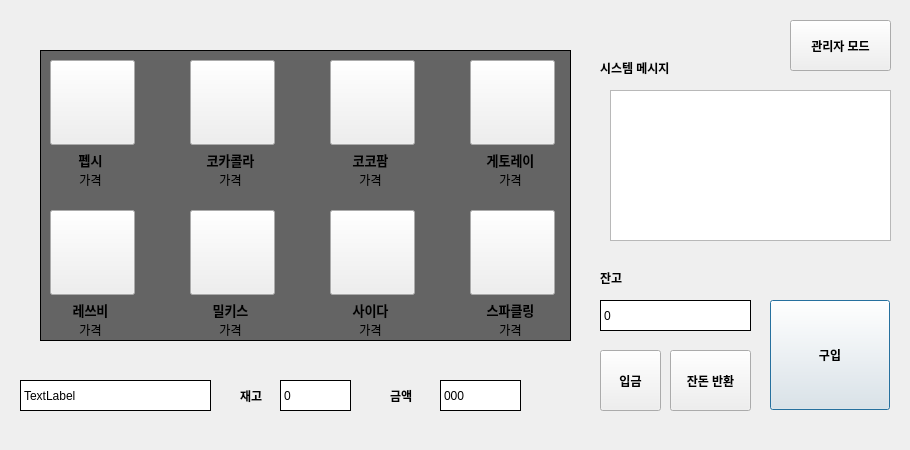
<?xml version="1.0" encoding="UTF-8"?>
<ui version="4.0">
 <class>Dialog</class>
 <widget class="QDialog" name="Dialog">
  <property name="geometry">
   <rect>
    <x>0</x>
    <y>0</y>
    <width>910</width>
    <height>450</height>
   </rect>
  </property>
  <property name="palette">
   <palette>
    <active/>
    <inactive/>
    <disabled/>
   </palette>
  </property>
  <property name="windowTitle">
   <string>Dialog</string>
  </property>
  <property name="styleSheet">
   <string notr="true"/>
  </property>
  <widget class="QLabel" name="label_2">
   <property name="geometry">
    <rect>
     <x>600</x>
     <y>60</y>
     <width>151</width>
     <height>16</height>
    </rect>
   </property>
   <property name="styleSheet">
    <string notr="true">font-weight:600</string>
   </property>
   <property name="text">
    <string>시스템 메시지</string>
   </property>
  </widget>
  <widget class="QLabel" name="label_19">
   <property name="geometry">
    <rect>
     <x>240</x>
     <y>380</y>
     <width>41</width>
     <height>31</height>
    </rect>
   </property>
   <property name="styleSheet">
    <string notr="true">font-weight:600</string>
   </property>
   <property name="text">
    <string>재고</string>
   </property>
  </widget>
  <widget class="QLabel" name="label_20">
   <property name="geometry">
    <rect>
     <x>390</x>
     <y>380</y>
     <width>51</width>
     <height>31</height>
    </rect>
   </property>
   <property name="sizePolicy">
    <sizepolicy hsizetype="Fixed" vsizetype="Fixed">
     <horstretch>0</horstretch>
     <verstretch>0</verstretch>
    </sizepolicy>
   </property>
   <property name="styleSheet">
    <string notr="true">font-weight:600</string>
   </property>
   <property name="text">
    <string>금액</string>
   </property>
  </widget>
  <widget class="QLabel" name="label_name">
   <property name="geometry">
    <rect>
     <x>20</x>
     <y>380</y>
     <width>191</width>
     <height>31</height>
    </rect>
   </property>
   <property name="styleSheet">
    <string notr="true">background-color:#FFFFFF;
border-width: 1px;
border-style:outset;
min-width:1%;
min-height:2%;</string>
   </property>
   <property name="text">
    <string>TextLabel</string>
   </property>
  </widget>
  <widget class="QLabel" name="label_stock">
   <property name="geometry">
    <rect>
     <x>280</x>
     <y>380</y>
     <width>71</width>
     <height>31</height>
    </rect>
   </property>
   <property name="styleSheet">
    <string notr="true">background-color:#FFFFFF;
border-width: 1px;
border-style:outset;
min-width:1%;
min-height:2%;</string>
   </property>
   <property name="text">
    <string>0</string>
   </property>
  </widget>
  <widget class="QLabel" name="label_cost">
   <property name="geometry">
    <rect>
     <x>440</x>
     <y>380</y>
     <width>81</width>
     <height>31</height>
    </rect>
   </property>
   <property name="styleSheet">
    <string notr="true">background-color:#FFFFFF;
border-width: 1px;
border-style:outset;
min-width:1%;
min-height:2%;</string>
   </property>
   <property name="text">
    <string>000</string>
   </property>
  </widget>
  <widget class="QLabel" name="label_3">
   <property name="geometry">
    <rect>
     <x>600</x>
     <y>270</y>
     <width>71</width>
     <height>16</height>
    </rect>
   </property>
   <property name="styleSheet">
    <string notr="true">font-weight:600</string>
   </property>
   <property name="text">
    <string>잔고</string>
   </property>
  </widget>
  <widget class="QLabel" name="label_wallet">
   <property name="geometry">
    <rect>
     <x>600</x>
     <y>300</y>
     <width>151</width>
     <height>31</height>
    </rect>
   </property>
   <property name="styleSheet">
    <string notr="true">background-color:#FFFFFF;
border-width: 1px;
border-style:outset;
min-width:1%;
min-height:2%;</string>
   </property>
   <property name="text">
    <string>0</string>
   </property>
  </widget>
  <widget class="QPushButton" name="pushButton_purchase">
   <property name="geometry">
    <rect>
     <x>770</x>
     <y>300</y>
     <width>120</width>
     <height>110</height>
    </rect>
   </property>
   <property name="sizePolicy">
    <sizepolicy hsizetype="Fixed" vsizetype="Fixed">
     <horstretch>0</horstretch>
     <verstretch>0</verstretch>
    </sizepolicy>
   </property>
   <property name="styleSheet">
    <string notr="true">font-weight:600</string>
   </property>
   <property name="text">
    <string>구입</string>
   </property>
  </widget>
  <widget class="QPushButton" name="pushButton_insert">
   <property name="geometry">
    <rect>
     <x>600</x>
     <y>350</y>
     <width>61</width>
     <height>61</height>
    </rect>
   </property>
   <property name="sizePolicy">
    <sizepolicy hsizetype="Fixed" vsizetype="Fixed">
     <horstretch>0</horstretch>
     <verstretch>0</verstretch>
    </sizepolicy>
   </property>
   <property name="styleSheet">
    <string notr="true">font-weight:600</string>
   </property>
   <property name="text">
    <string>입금</string>
   </property>
  </widget>
  <widget class="QPushButton" name="pushButton_return">
   <property name="geometry">
    <rect>
     <x>670</x>
     <y>350</y>
     <width>81</width>
     <height>61</height>
    </rect>
   </property>
   <property name="sizePolicy">
    <sizepolicy hsizetype="Fixed" vsizetype="Fixed">
     <horstretch>0</horstretch>
     <verstretch>0</verstretch>
    </sizepolicy>
   </property>
   <property name="styleSheet">
    <string notr="true">font-weight:600</string>
   </property>
   <property name="text">
    <string>잔돈 반환</string>
   </property>
  </widget>
  <widget class="QPushButton" name="pushButton_director">
   <property name="geometry">
    <rect>
     <x>790</x>
     <y>20</y>
     <width>101</width>
     <height>51</height>
    </rect>
   </property>
   <property name="sizePolicy">
    <sizepolicy hsizetype="Fixed" vsizetype="Fixed">
     <horstretch>0</horstretch>
     <verstretch>0</verstretch>
    </sizepolicy>
   </property>
   <property name="minimumSize">
    <size>
     <width>101</width>
     <height>0</height>
    </size>
   </property>
   <property name="styleSheet">
    <string notr="true">font-weight:600</string>
   </property>
   <property name="text">
    <string>관리자 모드</string>
   </property>
  </widget>
  <widget class="QTextEdit" name="textEdit_system">
   <property name="geometry">
    <rect>
     <x>610</x>
     <y>90</y>
     <width>281</width>
     <height>151</height>
    </rect>
   </property>
   <property name="verticalScrollBarPolicy">
    <enum>Qt::ScrollBarAlwaysOff</enum>
   </property>
   <property name="horizontalScrollBarPolicy">
    <enum>Qt::ScrollBarAlwaysOff</enum>
   </property>
   <property name="readOnly">
    <bool>true</bool>
   </property>
   <property name="acceptRichText">
    <bool>false</bool>
   </property>
  </widget>
  <widget class="QLabel" name="label_name5">
   <property name="geometry">
    <rect>
     <x>190</x>
     <y>300</y>
     <width>81</width>
     <height>20</height>
    </rect>
   </property>
   <property name="styleSheet">
    <string notr="true">font-size:10pt; font-weight:600</string>
   </property>
   <property name="text">
    <string>밀키스</string>
   </property>
   <property name="alignment">
    <set>Qt::AlignCenter</set>
   </property>
  </widget>
  <widget class="QPushButton" name="pushButton_drink7">
   <property name="geometry">
    <rect>
     <x>470</x>
     <y>210</y>
     <width>85</width>
     <height>85</height>
    </rect>
   </property>
   <property name="text">
    <string/>
   </property>
   <property name="icon">
    <iconset>
     <normaloff>drink_images/7.png</normaloff>
     <normalon>drink_images/7_c.png</normalon>drink_images/7.png</iconset>
   </property>
   <property name="iconSize">
    <size>
     <width>85</width>
     <height>85</height>
    </size>
   </property>
   <property name="checkable">
    <bool>true</bool>
   </property>
   <property name="autoExclusive">
    <bool>true</bool>
   </property>
  </widget>
  <widget class="QLabel" name="label_name6">
   <property name="geometry">
    <rect>
     <x>330</x>
     <y>300</y>
     <width>81</width>
     <height>20</height>
    </rect>
   </property>
   <property name="styleSheet">
    <string notr="true">font-size:10pt; font-weight:600</string>
   </property>
   <property name="text">
    <string>사이다</string>
   </property>
   <property name="alignment">
    <set>Qt::AlignCenter</set>
   </property>
  </widget>
  <widget class="QLabel" name="label_name1">
   <property name="geometry">
    <rect>
     <x>190</x>
     <y>150</y>
     <width>81</width>
     <height>20</height>
    </rect>
   </property>
   <property name="styleSheet">
    <string notr="true">font-size:10pt; font-weight:600</string>
   </property>
   <property name="text">
    <string>코카콜라</string>
   </property>
   <property name="alignment">
    <set>Qt::AlignCenter</set>
   </property>
  </widget>
  <widget class="QLabel" name="label_name3">
   <property name="geometry">
    <rect>
     <x>470</x>
     <y>150</y>
     <width>81</width>
     <height>20</height>
    </rect>
   </property>
   <property name="palette">
    <palette>
     <active/>
     <inactive/>
     <disabled/>
    </palette>
   </property>
   <property name="styleSheet">
    <string notr="true">font-size:10pt; font-weight:600</string>
   </property>
   <property name="text">
    <string>게토레이</string>
   </property>
   <property name="alignment">
    <set>Qt::AlignCenter</set>
   </property>
  </widget>
  <widget class="QPushButton" name="pushButton_drink3">
   <property name="geometry">
    <rect>
     <x>470</x>
     <y>60</y>
     <width>85</width>
     <height>85</height>
    </rect>
   </property>
   <property name="text">
    <string/>
   </property>
   <property name="icon">
    <iconset>
     <normaloff>drink_images/3.png</normaloff>
     <normalon>drink_images/3_c.png</normalon>drink_images/3.png</iconset>
   </property>
   <property name="iconSize">
    <size>
     <width>85</width>
     <height>85</height>
    </size>
   </property>
   <property name="checkable">
    <bool>true</bool>
   </property>
   <property name="autoExclusive">
    <bool>true</bool>
   </property>
  </widget>
  <widget class="QPushButton" name="pushButton_drink6">
   <property name="geometry">
    <rect>
     <x>330</x>
     <y>210</y>
     <width>85</width>
     <height>85</height>
    </rect>
   </property>
   <property name="text">
    <string/>
   </property>
   <property name="icon">
    <iconset>
     <normaloff>drink_images/6.png</normaloff>
     <normalon>drink_images/6_c.png</normalon>drink_images/6.png</iconset>
   </property>
   <property name="iconSize">
    <size>
     <width>85</width>
     <height>85</height>
    </size>
   </property>
   <property name="checkable">
    <bool>true</bool>
   </property>
   <property name="autoExclusive">
    <bool>true</bool>
   </property>
  </widget>
  <widget class="QLabel" name="label_cost3">
   <property name="geometry">
    <rect>
     <x>470</x>
     <y>170</y>
     <width>81</width>
     <height>20</height>
    </rect>
   </property>
   <property name="text">
    <string>가격</string>
   </property>
   <property name="alignment">
    <set>Qt::AlignCenter</set>
   </property>
  </widget>
  <widget class="QPushButton" name="pushButton_drink1">
   <property name="geometry">
    <rect>
     <x>190</x>
     <y>60</y>
     <width>85</width>
     <height>85</height>
    </rect>
   </property>
   <property name="text">
    <string/>
   </property>
   <property name="icon">
    <iconset>
     <normaloff>drink_images/1.png</normaloff>
     <normalon>drink_images/1_c.png</normalon>drink_images/1.png</iconset>
   </property>
   <property name="iconSize">
    <size>
     <width>85</width>
     <height>85</height>
    </size>
   </property>
   <property name="checkable">
    <bool>true</bool>
   </property>
   <property name="autoExclusive">
    <bool>true</bool>
   </property>
  </widget>
  <widget class="QLabel" name="label_cost5">
   <property name="geometry">
    <rect>
     <x>190</x>
     <y>320</y>
     <width>81</width>
     <height>20</height>
    </rect>
   </property>
   <property name="text">
    <string>가격</string>
   </property>
   <property name="alignment">
    <set>Qt::AlignCenter</set>
   </property>
  </widget>
  <widget class="QPushButton" name="pushButton_drink2">
   <property name="geometry">
    <rect>
     <x>330</x>
     <y>60</y>
     <width>85</width>
     <height>85</height>
    </rect>
   </property>
   <property name="text">
    <string/>
   </property>
   <property name="icon">
    <iconset>
     <normaloff>drink_images/2.png</normaloff>
     <normalon>drink_images/2_c.png</normalon>drink_images/2.png</iconset>
   </property>
   <property name="iconSize">
    <size>
     <width>85</width>
     <height>85</height>
    </size>
   </property>
   <property name="checkable">
    <bool>true</bool>
   </property>
   <property name="autoExclusive">
    <bool>true</bool>
   </property>
  </widget>
  <widget class="QPushButton" name="pushButton_drink4">
   <property name="geometry">
    <rect>
     <x>50</x>
     <y>210</y>
     <width>85</width>
     <height>85</height>
    </rect>
   </property>
   <property name="text">
    <string/>
   </property>
   <property name="icon">
    <iconset>
     <normaloff>drink_images/4.png</normaloff>
     <normalon>drink_images/4_c.png</normalon>drink_images/4.png</iconset>
   </property>
   <property name="iconSize">
    <size>
     <width>85</width>
     <height>85</height>
    </size>
   </property>
   <property name="checkable">
    <bool>true</bool>
   </property>
   <property name="autoExclusive">
    <bool>true</bool>
   </property>
  </widget>
  <widget class="QLabel" name="label_cost2">
   <property name="geometry">
    <rect>
     <x>330</x>
     <y>170</y>
     <width>81</width>
     <height>20</height>
    </rect>
   </property>
   <property name="text">
    <string>가격</string>
   </property>
   <property name="alignment">
    <set>Qt::AlignCenter</set>
   </property>
  </widget>
  <widget class="QLabel" name="label_name0">
   <property name="geometry">
    <rect>
     <x>50</x>
     <y>150</y>
     <width>81</width>
     <height>20</height>
    </rect>
   </property>
   <property name="styleSheet">
    <string notr="true">font-size:10pt; font-weight:600</string>
   </property>
   <property name="text">
    <string>펩시</string>
   </property>
   <property name="alignment">
    <set>Qt::AlignCenter</set>
   </property>
  </widget>
  <widget class="QLabel" name="label_cost4">
   <property name="geometry">
    <rect>
     <x>50</x>
     <y>320</y>
     <width>81</width>
     <height>20</height>
    </rect>
   </property>
   <property name="text">
    <string>가격</string>
   </property>
   <property name="alignment">
    <set>Qt::AlignCenter</set>
   </property>
  </widget>
  <widget class="QLabel" name="label_cost1">
   <property name="geometry">
    <rect>
     <x>190</x>
     <y>170</y>
     <width>81</width>
     <height>20</height>
    </rect>
   </property>
   <property name="text">
    <string>가격</string>
   </property>
   <property name="alignment">
    <set>Qt::AlignCenter</set>
   </property>
  </widget>
  <widget class="QPushButton" name="pushButton_drink0">
   <property name="geometry">
    <rect>
     <x>50</x>
     <y>60</y>
     <width>85</width>
     <height>85</height>
    </rect>
   </property>
   <property name="text">
    <string/>
   </property>
   <property name="icon">
    <iconset>
     <normaloff>drink_images/0.png</normaloff>
     <normalon>drink_images/0_c.png</normalon>drink_images/0.png</iconset>
   </property>
   <property name="iconSize">
    <size>
     <width>85</width>
     <height>85</height>
    </size>
   </property>
   <property name="checkable">
    <bool>true</bool>
   </property>
   <property name="autoExclusive">
    <bool>true</bool>
   </property>
  </widget>
  <widget class="QLabel" name="label_name7">
   <property name="geometry">
    <rect>
     <x>470</x>
     <y>300</y>
     <width>81</width>
     <height>20</height>
    </rect>
   </property>
   <property name="styleSheet">
    <string notr="true">font-size:10pt; font-weight:600</string>
   </property>
   <property name="text">
    <string>스파클링</string>
   </property>
   <property name="alignment">
    <set>Qt::AlignCenter</set>
   </property>
  </widget>
  <widget class="QLabel" name="label_cost6">
   <property name="geometry">
    <rect>
     <x>330</x>
     <y>320</y>
     <width>81</width>
     <height>20</height>
    </rect>
   </property>
   <property name="text">
    <string>가격</string>
   </property>
   <property name="alignment">
    <set>Qt::AlignCenter</set>
   </property>
  </widget>
  <widget class="QPushButton" name="pushButton_drink5">
   <property name="geometry">
    <rect>
     <x>190</x>
     <y>210</y>
     <width>85</width>
     <height>85</height>
    </rect>
   </property>
   <property name="text">
    <string/>
   </property>
   <property name="icon">
    <iconset>
     <normaloff>drink_images/5.png</normaloff>
     <normalon>drink_images/5_c.png</normalon>drink_images/5.png</iconset>
   </property>
   <property name="iconSize">
    <size>
     <width>85</width>
     <height>85</height>
    </size>
   </property>
   <property name="checkable">
    <bool>true</bool>
   </property>
   <property name="autoExclusive">
    <bool>true</bool>
   </property>
  </widget>
  <widget class="QLabel" name="label_name2">
   <property name="geometry">
    <rect>
     <x>330</x>
     <y>150</y>
     <width>81</width>
     <height>20</height>
    </rect>
   </property>
   <property name="styleSheet">
    <string notr="true">font-size:10pt; font-weight:600</string>
   </property>
   <property name="text">
    <string>코코팜</string>
   </property>
   <property name="alignment">
    <set>Qt::AlignCenter</set>
   </property>
  </widget>
  <widget class="QLabel" name="label_cost7">
   <property name="geometry">
    <rect>
     <x>470</x>
     <y>320</y>
     <width>81</width>
     <height>20</height>
    </rect>
   </property>
   <property name="text">
    <string>가격</string>
   </property>
   <property name="alignment">
    <set>Qt::AlignCenter</set>
   </property>
  </widget>
  <widget class="QLabel" name="label_cost0">
   <property name="geometry">
    <rect>
     <x>50</x>
     <y>170</y>
     <width>81</width>
     <height>20</height>
    </rect>
   </property>
   <property name="text">
    <string>가격</string>
   </property>
   <property name="alignment">
    <set>Qt::AlignCenter</set>
   </property>
  </widget>
  <widget class="QLabel" name="label_name4">
   <property name="geometry">
    <rect>
     <x>50</x>
     <y>300</y>
     <width>81</width>
     <height>20</height>
    </rect>
   </property>
   <property name="styleSheet">
    <string notr="true">font-size:10pt; font-weight:600</string>
   </property>
   <property name="text">
    <string>레쓰비</string>
   </property>
   <property name="alignment">
    <set>Qt::AlignCenter</set>
   </property>
  </widget>
  <widget class="QLabel" name="label">
   <property name="geometry">
    <rect>
     <x>40</x>
     <y>50</y>
     <width>531</width>
     <height>291</height>
    </rect>
   </property>
   <property name="styleSheet">
    <string notr="true">background-color:rgb(100,100,100)</string>
   </property>
   <property name="frameShape">
    <enum>QFrame::Box</enum>
   </property>
   <property name="text">
    <string/>
   </property>
  </widget>
  <zorder>label</zorder>
  <zorder>label_2</zorder>
  <zorder>label_19</zorder>
  <zorder>label_20</zorder>
  <zorder>label_name</zorder>
  <zorder>label_stock</zorder>
  <zorder>label_cost</zorder>
  <zorder>label_3</zorder>
  <zorder>label_wallet</zorder>
  <zorder>pushButton_purchase</zorder>
  <zorder>pushButton_insert</zorder>
  <zorder>pushButton_return</zorder>
  <zorder>pushButton_director</zorder>
  <zorder>textEdit_system</zorder>
  <zorder>label_name5</zorder>
  <zorder>pushButton_drink7</zorder>
  <zorder>label_name6</zorder>
  <zorder>label_name1</zorder>
  <zorder>label_name3</zorder>
  <zorder>pushButton_drink3</zorder>
  <zorder>pushButton_drink6</zorder>
  <zorder>label_cost3</zorder>
  <zorder>pushButton_drink1</zorder>
  <zorder>label_cost5</zorder>
  <zorder>pushButton_drink2</zorder>
  <zorder>pushButton_drink4</zorder>
  <zorder>label_cost2</zorder>
  <zorder>label_name0</zorder>
  <zorder>label_cost4</zorder>
  <zorder>label_cost1</zorder>
  <zorder>pushButton_drink0</zorder>
  <zorder>label_name7</zorder>
  <zorder>label_cost6</zorder>
  <zorder>pushButton_drink5</zorder>
  <zorder>label_name2</zorder>
  <zorder>label_cost7</zorder>
  <zorder>label_cost0</zorder>
  <zorder>label_name4</zorder>
 </widget>
 <tabstops>
  <tabstop>pushButton_purchase</tabstop>
  <tabstop>pushButton_insert</tabstop>
  <tabstop>pushButton_director</tabstop>
  <tabstop>pushButton_return</tabstop>
  <tabstop>textEdit_system</tabstop>
 </tabstops>
 <resources/>
 <connections/>
</ui>
